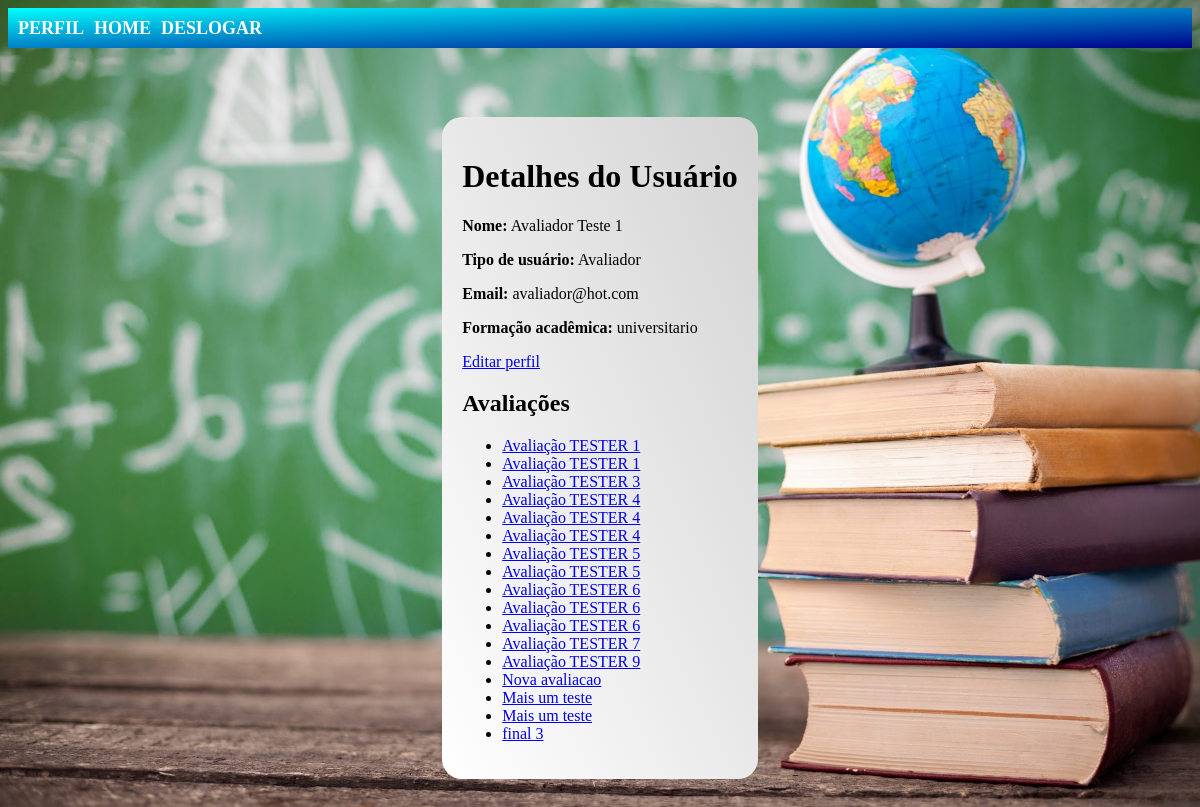
The page /detalhes_usuario/ (signed in) on the database its author committed.
### contas/models.py (models this page shows)
class CustomUser(AbstractUser):
    USER_TYPE_CHOICES = (
        ('avaliador', 'Avaliador'),
        ('distribuidor', 'Distribuidor'),
    )
    user_type = models.CharField(max_length=20, choices=USER_TYPE_CHOICES)
    name = models.CharField(max_length=255)
    email = models.EmailField()
    formacao_academica = models.CharField(max_length=255)
    groups = models.ManyToManyField(
        'auth.Group',
        verbose_name='groups',
        blank=True,
        help_text='The groups this user belongs to. A user will get all permissions granted to each of their groups.',
        related_name="customuser_set",
        related_query_name="customuser",
    )
    user_permissions = models.ManyToManyField(
        'auth.Permission',
        verbose_name='user permissions',
        blank=True,
        help_text='Specific permissions for this user.',
        related_name="customuser_set",
        related_query_name="customuser",
    )

### avaliacoes/models.py (models this page shows, shortened)
class Avaliacao(models.Model):
    nome = models.CharField(max_length=255)
    inscricao = models.CharField(max_length=255)
    data_criacao = models.DateTimeField(auto_now_add=True)
    distribuidor = models.ForeignKey(CustomUser, on_delete=models.CASCADE, related_name='avaliacoes_criadas', limit_choices_to={'user_type': 'distribuidor'})
    avaliadores = models.ManyToManyField(CustomUser, related_name='avaliacoes', limit_choices_to={'user_type': 'avaliador'})

### contas/views.py (the view)
# urls.py: path('detalhes_usuario/', views.detalhes_usuario, name='detalhes_usuario')
def detalhes_usuario(request, pk=None):
    if pk:
        usuario = CustomUser.objects.get(pk=pk)
    else:
        usuario = request.user
    if request.user.user_type in ['distribuidor', 'avaliador']:
        avaliacoes = listar_avaliacoes(request).filter(avaliadores=usuario)
    else:
        avaliacoes = listar_avaliacoes(request)
    return render(request, 'contas/perfil_detalhes.html', {'usuario': usuario, 'avaliacoes': avaliacoes})

### avaliacoes/views.py (called while the page is built)
def listar_avaliacoes(request):
    if request.user.user_type == 'distribuidor':
        avaliacoes = Avaliacao.objects.filter(distribuidor=request.user)
    elif request.user.user_type == 'avaliador':
        avaliacoes = Avaliacao.objects.filter(avaliadores=request.user)
    else:
        avaliacoes = Avaliacao.objects.none()
    return avaliacoes

### templates/contas/perfil_detalhes.html
{% extends 'base.html' %}
{% load static %}
{% block content %}
    <link rel="stylesheet" href="{% static 'css/estilo.css' %}">
    <div class="paglogin-form-container">
        <div class="paglogin-form-box">
            <h1>Detalhes do Usuário</h1>
            <p><strong>Nome:</strong> {{ usuario.name }}</p>
            <p><strong>Tipo de usuário:</strong> {{ usuario.get_user_type_display }}</p>
            <p><strong>Email:</strong> {{ usuario.email }}</p>
            <p><strong>Formação acadêmica:</strong> {{ usuario.formacao_academica }}</p>
            {% if usuario == request.user %}
                <a class="geral" href="{% url 'contas:editar_perfil' %}">Editar perfil</a>
            {% endif %}
            <h2>Avaliações</h2>
            <ul>
                {% for avaliacao in avaliacoes %}
                    {% if request.user.user_type == 'distribuidor' %}
                        <li><a href="{% url 'avaliacoes:distribuidor_detalhes_avaliacao_arquivos' avaliador.id avaliacao.id %}">{{ avaliacao.nome }}</a></li>
                    {% elif request.user.user_type == 'avaliador' %}
                        <li><a href="{% url 'avaliacoes:avaliador_detalhes_avaliacao' avaliador.id avaliacao.id %}">{{ avaliacao.nome }}</a></li>
                    {% else %}
                        <li>{{ avaliacao.nome }}</li>
                    {% endif %}
                {% empty %}
                    <li>Nenhuma avaliação encontrada.</li>
                {% endfor %}
            </ul>
        </div>
    </div>
{% endblock %}

### static/css/estilo.css (style rules this page uses)
.paglogin-form-container { display: flex; flex-direction: column; justify-content: center; align-items: center; height: 100vh; }
.paglogin-form-box { background: linear-gradient(to top right, white, lightgray); padding: 20px; border-radius: 20px; max-height: 100vh; overflow-y: auto; }

### rows shown on the page
CustomUser: name "Avaliador Teste 1", user_type "Avaliador", email "avaliador@hot.com", formacao_academica "universitario"
Avaliacao: nome "Avaliação TESTER 1"
Avaliacao: nome "Avaliação TESTER 1"
Avaliacao: nome "Avaliação TESTER 3"
Avaliacao: nome "Avaliação TESTER 4"
Avaliacao: nome "Avaliação TESTER 4"
Avaliacao: nome "Avaliação TESTER 4"
Avaliacao: nome "Avaliação TESTER 5"
Avaliacao: nome "Avaliação TESTER 5"
Avaliacao: nome "Avaliação TESTER 6"
Avaliacao: nome "Avaliação TESTER 6"
Avaliacao: nome "Avaliação TESTER 6"
Avaliacao: nome "Avaliação TESTER 7"
Avaliacao: nome "Avaliação TESTER 9"
Avaliacao: nome "Nova avaliacao"
Avaliacao: nome "Mais um teste"
Avaliacao: nome "Mais um teste"
Avaliacao: nome "final 3"
